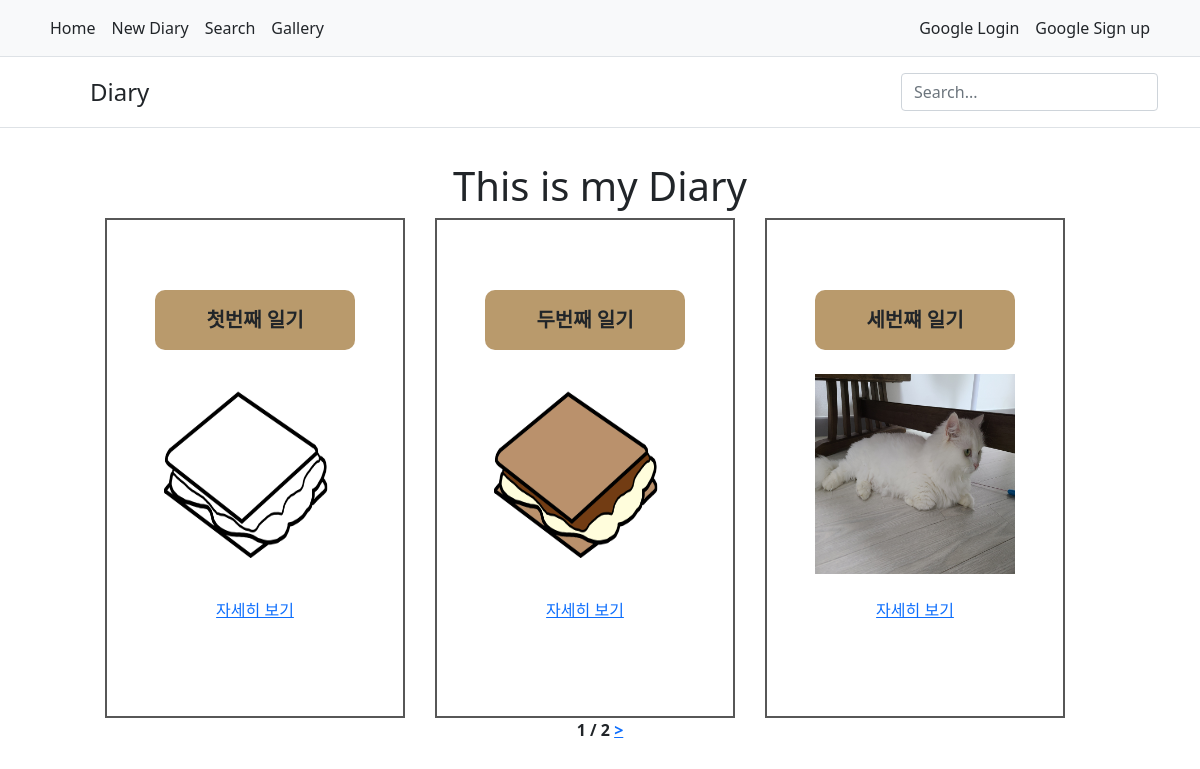
The app's page /, older data.
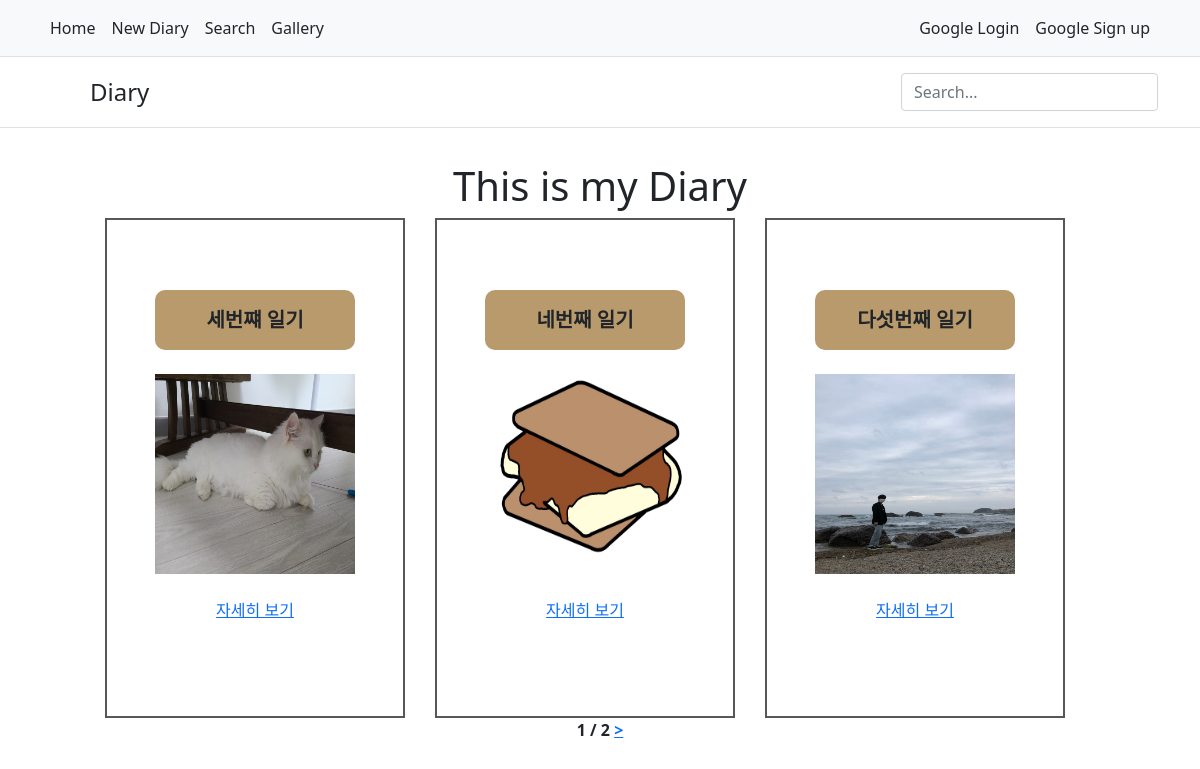
The same page, newer data.
### diary/models.py (models this page shows, shortened)
class Diary(models.Model):
    title = models.CharField(max_length=50, default='')
    body = models.TextField(default='')
    time = models.DateTimeField()
    photo = models.ImageField(upload_to="diary/", blank=True, null=True)
    weather = models.CharField(max_length=20, default='')

### diary/views.py (the view)
# urls.py: 2. Add a URL to urlpatterns:  path('', views.home, name='home')
def home(request):
    diaryList = Diary.objects.all()
    paginator = Paginator(diaryList, 3)
    page_number = request.GET.get('page')
    page = paginator.get_page(page_number)
    search_word = request.POST.get('search_word')
    if search_word:
        diarys = diaryList.filter(title__icontains = search_word)
        return render(request, 'search.html', {'diary':diarys, 'search_word':search_word})
    return render(request, 'home.html', {'diary':page})

### diary/templates/home.html (shortened to what this page needs)
{% extends 'base.html' %}
{% load static %}
{% block link %} {% static 'css/home.css' %} {% endblock %}
    {% block body %}
    <h1>This is my Diary</h1>
    <div id="direction">
        {% for diaryDetail in diary %}
        <div class="diaryDetail">
            <span class="diaryTitle">{{diaryDetail.title}}</span><br>
            <span><img src="{{diaryDetail.photo.url}}" width="200" height="200" ></span><br>
            <a href="{% url 'detail' diaryDetail.id %}">
                자세히 보기
            </a><br>
        </div>
        {% endfor %}
    </div>
    <div class="diaryButton">
        <span>{{diary.number}}</span>
        <span>/</span>
        <span>{{diary.paginator.num_pages}}</span>
        {% if diary.has_next %}
        <a href='?page={{diary.next_page_number}}'>></a>
        {% endif %}
    </div>
    {% endblock %}

Row changes from the older to the newer data that the page shows:
removed Diary: title "첫번째 일기", photo (picture)
removed Diary: title "두번째 일기", photo (picture)
now on this page (row unchanged): Diary: title "네번째 일기", photo (picture)
now on this page (row unchanged): Diary: title "다섯번째 일기", photo (picture)
